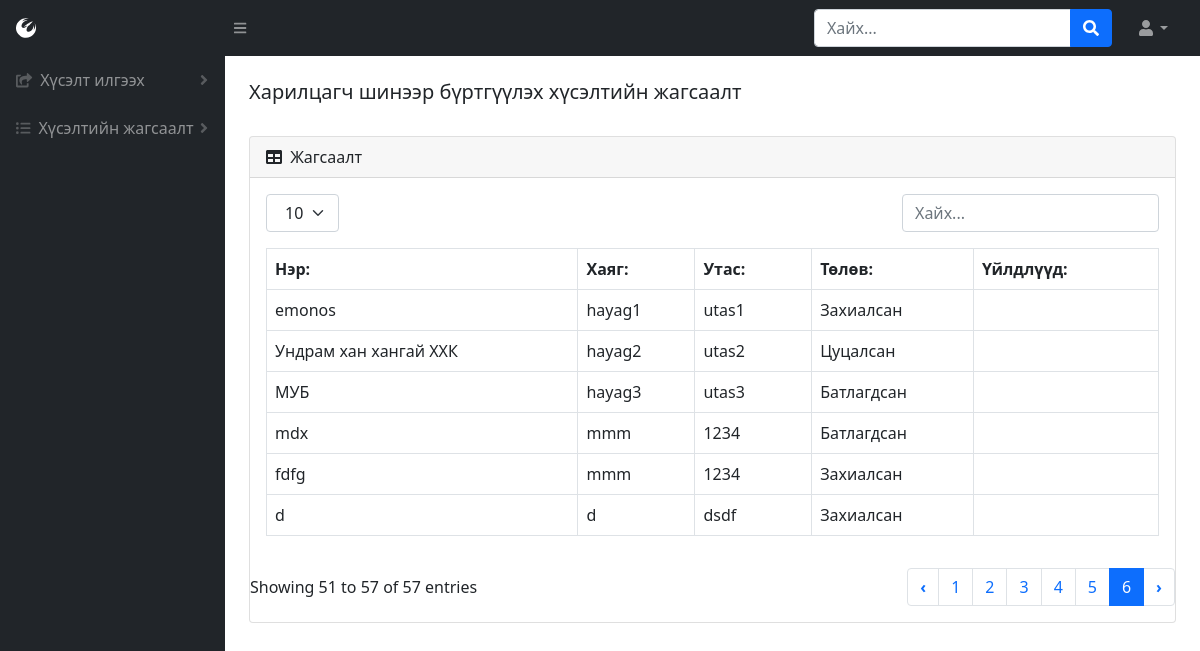
The page /company-list (signed in) on the database its author committed.
### BMweb/models.py (models this page shows, shortened)
class Company(models.Model):
    comName = models.CharField(max_length=300, verbose_name=_("Компаний нэр"))
    hayag = models.CharField(max_length=1000, verbose_name=_("Компаний хаяг"))
    phone = models.CharField(max_length=30, verbose_name=_("Компаний утас"))
    comState = models.ForeignKey(State, on_delete=CASCADE, verbose_name=_("Төлөв"))
    class Meta:
        verbose_name = _("Компани")
        verbose_name_plural = _("Компани")

class State(models.Model):
    stateName = models.CharField(max_length=300, verbose_name=_("Төлөвийн нэр"))
    class Meta:
        verbose_name = _("Барааны төлөв")
        verbose_name_plural = _("Барааны төлөв")
    def __str__(self):
        return self.stateName

### BMweb/views.py (the view)
# urls.py: path('company-list',views.companyList,name='company-list'),
def companyList(request):
    if 'user_id' in request.session:
        p = Company.objects.all()
        h = Hereglegch.objects.get(pk=request.session['user_id'])
        return render(request,'companyList.html', {'user': h, 'companyList': p })
    else:
        return redirect('/login')

### BMweb/templates/companyList.html (shortened to what this page needs)
{% load static %}
<!DOCTYPE html>
<html lang="en">
    <head>
        <link href="https://cdn.jsdelivr.net/npm/simple-datatables@latest/dist/style.css" rel="stylesheet" />
        <link href="css/styles.css" rel="stylesheet" />
        <link href="{% static 'css/styles.css' %}" rel="stylesheet"/>
    </head>
    <body class="sb-nav-fixed">
        {% include "topNav.html" %}
        <div id="layoutSidenav">
            {% include "leftNav.html" %}
            <div id="layoutSidenav_content">
                {%  include "comList.html" %}
            </div>
        </div>
    </body>
</html>

### BMweb/templates/comList.html (shortened to what this page needs)
<main>
    <div class="container-fluid px-4">
        <h5 class="mt-4">Харилцагч шинээр бүртгүүлэх хүсэлтийн жагсаалт</h5>
        <div class="card mb-4">
            <div class="card-header">
                <i class="fas fa-table me-1"></i>
                Жагсаалт
            </div>
            <div class="card-body">
                {% include "tableTop.html" %}
                <table id="datatablesSimple" class="dataTable-table">
                  <thead>
                      <tr>
                          <th data-sortable="" class="asc">
                              <a href="#" class="dataTable-sorter">Нэр:</a>
                          </th>
                          <th data-sortable="" class="asc">
                              <a href="#" class="dataTable-sorter">Хаяг:</a>
                          </th>
                          <th data-sortable="" class="asc">
                              <a href="#" class="dataTable-sorter">Утас:</a>
                          </th>
                          <th data-sortable="" class="asc">
                              <a href="#" class="dataTable-sorter">Төлөв:</a>
                          </th>
                          <th data-sortable="" class="asc">
                            <a href="#" class="dataTable-sorter">Үйлдлүүд:</a>
                        </th>
                      </tr>
                  </thead>
                    {% for h in companyList %}
                      <tr>
                          <td>{{ h.comName }}</td>
                          <td>{{ h.hayag }}</td>
                          <td>{{ h.phone }}</td>
                          <td>{{ h.comState }}</td>
                          <td>
                          </td>
                      </tr>
                    {% endfor %}
                </table>
            </div>
            {% include "tableBottom.html" %}
        </div>
    </div>
</main>

### rows shown on the page
Company: comName "emonos", hayag "hayag1", phone "utas1", comState "Захиалсан"
Company: comName "Ундрам хан хангай ХХК", hayag "hayag2", phone "utas2", comState "Цуцалсан"
Company: comName "МУБ", hayag "hayag3", phone "utas3", comState "Батлагдсан"
Company: comName "mdx", hayag "mmm", phone "1234", comState "Батлагдсан"
Company: comName "fdfg", hayag "mmm", phone "1234", comState "Захиалсан"
Company: comName "d", hayag "d", phone "dsdf", comState "Захиалсан"
